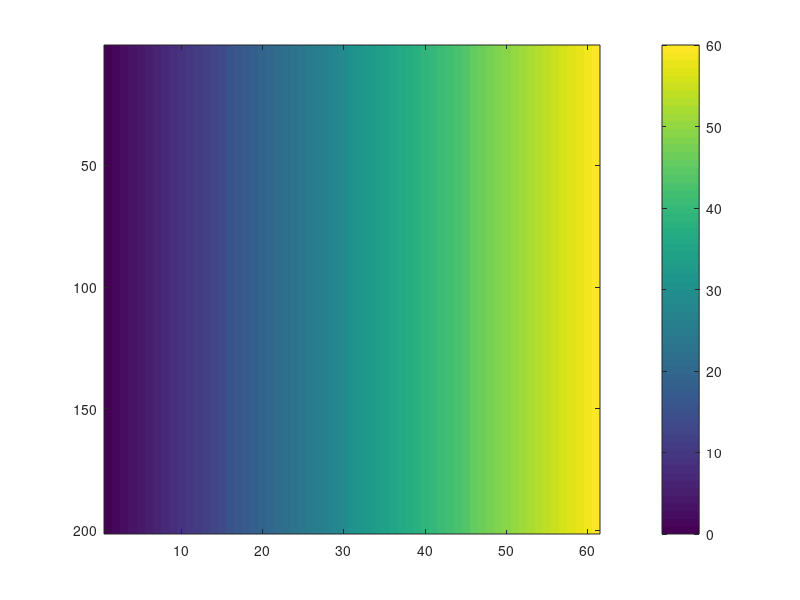

MATLAB code to generate this figure: (Note: this script raises an error after producing the figure.)

sigmoidSlope = 0.0625;
r_0 = 0.5;
E = 60;
R = 200;

e_prefs = -E/2:1:E/2;
r_prefs = R/2:-1:-R/2;
[eye_prefs ret_prefs] = meshgrid(e_prefs,r_prefs);

num_e_prefs = length(e_prefs);
num_r_prefs = length(r_prefs);
 
%% gain < 1
% bias_negativegain
gain = -1;
h_lower = ret_prefs - E/2;
h_higher = ret_prefs + eye_prefs + (1/(-2*gain))*log((1/r_0) - 1);

%% gain > 0
% bias_positivegain
%{
gain = 1;
h_lower = ret_prefs + eye_prefs + (1/(-2*gain))*log((1/r_0) - 1);
h_higher = ret_prefs + E/2;
%}

%% Figure
h = h_higher - h_lower;
figure;
imagesc(h);
colorbar
caxis([0 60])

% Pretty up

            dim = fliplr(size(overlap));
            pbaspect([dim 1]);

            hYLabel = ylabel('Retinal preference (deg)'); % : \alpha_{i}
            hXLabel = xlabel('Eye-position preference (deg)'); % : \beta_{i}
            
            % Fix axes ticks
            
            wTicks = 1:num_e_prefs;
            wdist = 15;
            wTicks = wTicks(1:wdist:end);
            wLabels = e_prefs(1:wdist:end);
            wCellLabels = cell(1,length(wLabels));
            for t=1:length(wLabels),
              wCellLabels{t} = num2str(wLabels(t));
            end
            
            set(gca,'XTick',wTicks);
            set(gca,'XTickLabel',wCellLabels);
            
            % Height
            hTicks = 1:num_r_prefs;
            hdist = 20;
            hTicks = hTicks(1:hdist:end);
            hLabels = r_prefs(1:hdist:end);
            hCellLabels = cell(1,length(hLabels));
            for l=1:length(hLabels),
              hCellLabels{l} = [num2str(hLabels(l)) ];
            end

            set(gca,'YTick',hTicks);
            set(gca,'YTickLabel',hCellLabels);
            
            % Change font size
            set([hYLabel hXLabel], 'FontSize', 16);
            set(gca, 'FontSize', 14);

